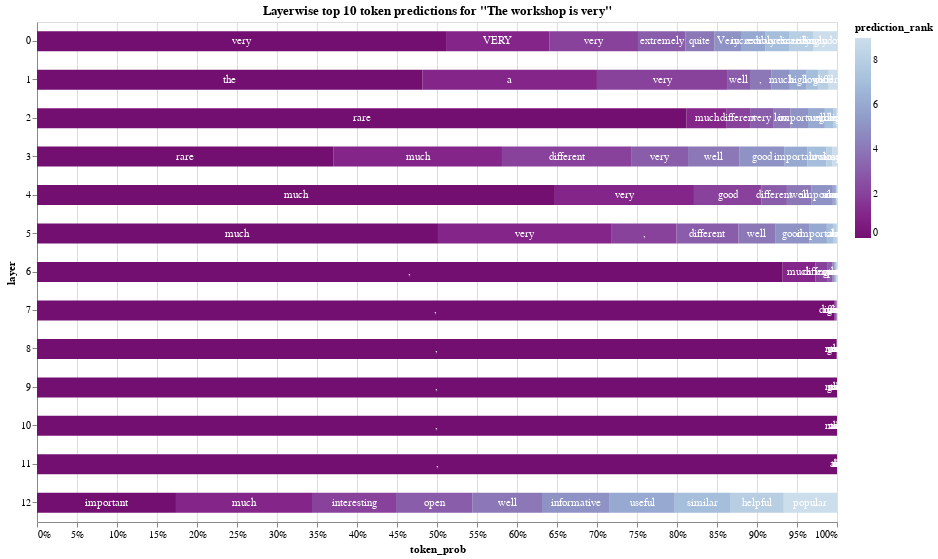

Source (notebook cell):
### Code cell
print_layerwise_predictions(gpt_adj_predictions)
print_layerwise_predictions(gpt_verb_predictions)
plot_probfrac_tokens(gpt_adj_predictions)

### Figure 1 — Vega-Lite specification as saved in the notebook (floating-point values rounded to 4 significant figures; data arrays with more than 128 entries replaced by an {"elided": "..."} marker saying what was removed)
{"config": {"view": {"continuousWidth": 300, "continuousHeight": 300}}, "layer": [{"mark": {"type": "bar", "size": 20}, "encoding": {"color": {"field": "prediction_rank", "scale": {"reverse": true, "scheme": "bluepurple"}, "type": "quantitative"}, "tooltip": [{"field": "token", "type": "nominal"}], "x": {"field": "token_prob", "stack": "normalize", "type": "quantitative"}, "y": {"field": "layer", "type": "nominal"}}}, {"mark": {"type": "text", "color": "white"}, "encoding": {"text": {"field": "token", "type": "nominal"}, "x": {"axis": null, "field": "x_mid", "scale": {"reverse": true}, "type": "quantitative"}, "y": {"field": "layer", "type": "nominal"}}}], "data": {"name": "data-2f6cfb1f9f602b0d327efb9f7bbab610"}, "height": 500, "resolve": {"scale": {"x": "independent"}}, "title": "Layerwise top 10 token predictions for \"The workshop is very\"", "width": 800, "$schema": "https://vega.github.io/schema/vega-lite/v5.20.1.json", "datasets": {"data-2f6cfb1f9f602b0d327efb9f7bbab610": {"elided": "130 records"}}}
